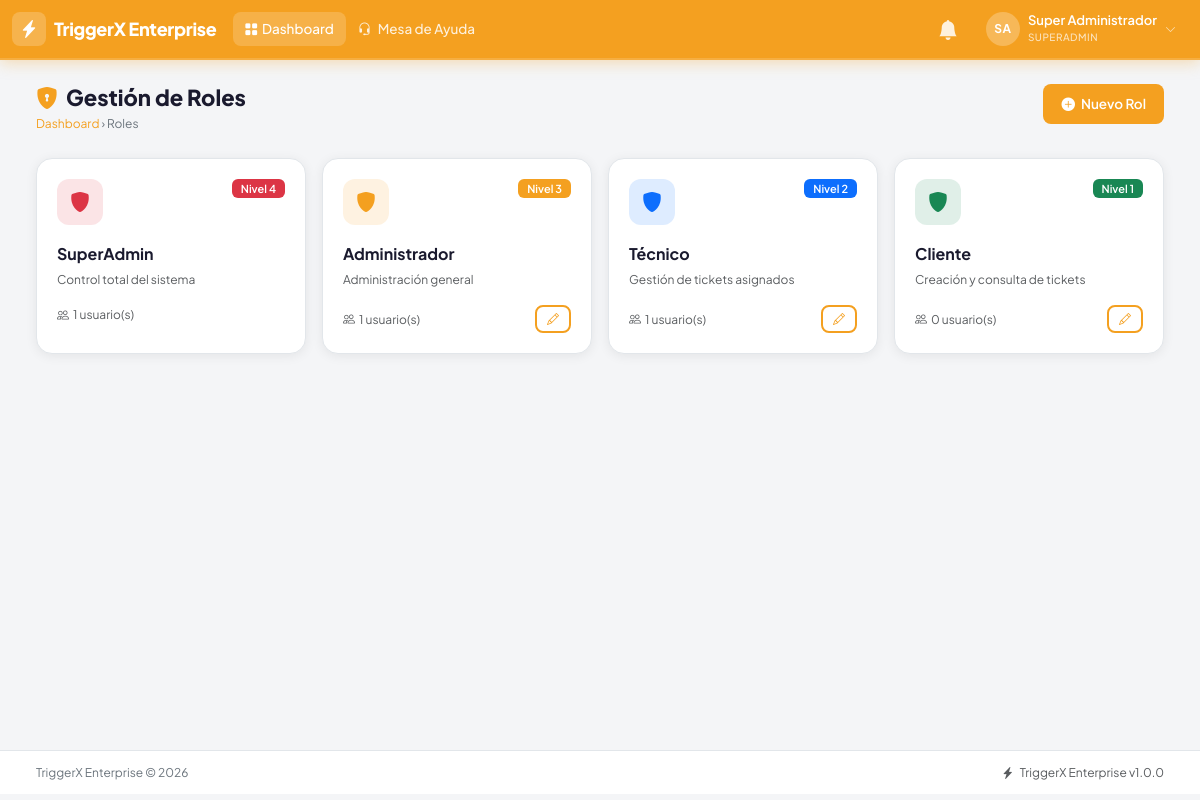
Page /admin/roles.php (signed in) on the committed database.
### tables this page shows
CREATE TABLE `modulos` (
  `id` INT UNSIGNED NOT NULL AUTO_INCREMENT,
  `nombre` VARCHAR(100) NOT NULL,
  `slug` VARCHAR(100) NOT NULL,
  `descripcion` TEXT DEFAULT NULL,
  `icono` VARCHAR(50) NOT NULL DEFAULT 'bi-grid',
  `url` VARCHAR(255) NOT NULL,
  `orden` TINYINT UNSIGNED NOT NULL DEFAULT 0,
  `activo` TINYINT(1) NOT NULL DEFAULT 1,
  `instalado` TINYINT(1) NOT NULL DEFAULT 1,
  `created_at` DATETIME NOT NULL DEFAULT CURRENT_TIMESTAMP,
  PRIMARY KEY (`id`),
  UNIQUE KEY `uk_slug` (`slug`)
);

CREATE TABLE `roles` (
  `id` INT UNSIGNED NOT NULL AUTO_INCREMENT,
  `nombre` VARCHAR(50) NOT NULL,
  `slug` VARCHAR(50) NOT NULL,
  `descripcion` TEXT DEFAULT NULL,
  `nivel` TINYINT UNSIGNED NOT NULL DEFAULT 1 COMMENT '1=Cliente,2=Tecnico,3=Admin,4=SuperAdmin',
  `activo` TINYINT(1) NOT NULL DEFAULT 1,
  `created_at` DATETIME NOT NULL DEFAULT CURRENT_TIMESTAMP,
  PRIMARY KEY (`id`),
  UNIQUE KEY `uk_slug` (`slug`)
);

### core/classes/Config.php (called while the page is built, shortened)
<?php
class Config
{
    private static array $cache = [];
    public static function load(): void
    {
        try {
            $db = Database::getInstance();
            $rows = $db->fetchAll("SELECT clave, valor FROM configuracion");
            foreach ($rows as $row) {
                self::$cache[$row['clave']] = $row['valor'];
            }
        } catch (Throwable $e) {
            error_log('Config load error: ' . $e->getMessage());
        }
    }
    public static function get(string $key, mixed $default = null): mixed
    {
        return self::$cache[$key] ?? $default;
    }
    public static function empresa(): string
    {
        return self::get('empresa_nombre', APP_NAME);
    }
    public static function logo(): string
    {
        $logo = self::get('empresa_logo', '');
        return $logo ? ASSETS_URL . '/img/' . $logo : '';
    }
}

### core/helpers/functions.php (called while the page is built, shortened)
<?php
function e(mixed $value): string
{
    return htmlspecialchars((string)($value ?? ''), ENT_QUOTES | ENT_HTML5, 'UTF-8');
}
function getModulosUsuario(int $userId, int $rolId): array
{
    try {
        $db = Database::getInstance();
        if ($rolId === 1) {
            return $db->fetchAll("SELECT * FROM modulos WHERE activo = 1 ORDER BY orden");
        }
        return $db->fetchAll(
            "SELECT DISTINCT m.* FROM modulos m
             JOIN permisos_modulos pm ON pm.modulo_id = m.id
             WHERE m.activo = 1 AND pm.puede_ver = 1
             AND (pm.usuario_id = ? OR pm.rol_id = ?)
             ORDER BY m.orden",
            [$userId, $rolId]
        );
    } catch (Throwable) {
        return [];
    }
}

### core/classes/Session.php (called while the page is built, shortened)
<?php
class Session
{
    public static function get(string $key, mixed $default = null): mixed
    {
        return $_SESSION[$key] ?? $default;
    }
    public static function getUser(): array|null
    {
        return self::get('user');
    }
    public static function userRole(): string
    {
        return self::get('user')['rol_slug'] ?? 'cliente';
    }
    public static function hasRole(string $roleSlug): bool
    {
        $roles = ['cliente' => 1, 'tecnico' => 2, 'admin' => 3, 'superadmin' => 4];
        $userLevel = $roles[self::userRole()] ?? 0;
        $requiredLevel = $roles[$roleSlug] ?? 99;
        return $userLevel >= $requiredLevel;
    }
}

### core/classes/Database.php (called while the page is built, shortened)
<?php
class Database
{
    private static ?Database $instance = null;
    private PDO $pdo;
    private function __construct()
    {
        $dsn = sprintf(
            'mysql:host=%s;port=%d;dbname=%s;charset=%s',
            DB_HOST, DB_PORT, DB_NAME, DB_CHARSET
        );
        $options = [
            PDO::ATTR_ERRMODE            => PDO::ERRMODE_EXCEPTION,
            PDO::ATTR_DEFAULT_FETCH_MODE => PDO::FETCH_ASSOC,
            PDO::ATTR_EMULATE_PREPARES   => false,
            PDO::ATTR_STRINGIFY_FETCHES  => false,
            PDO::MYSQL_ATTR_INIT_COMMAND => "SET NAMES utf8mb4 COLLATE utf8mb4_unicode_ci",
        ];
        try {
            $this->pdo = new PDO($dsn, DB_USER, DB_PASS, $options);
        } catch (PDOException $e) {
            if (DEBUG_MODE) {
                throw $e;
            }
            error_log('DB Connection Error: ' . $e->getMessage());
            http_response_code(503);
            die(json_encode(['error' => 'Error de conexión a la base de datos']));
        }
    }
    public static function getInstance(): self
    {
        if (self::$instance === null) {
            self::$instance = new self();
        }
        return self::$instance;
    }
    public function query(string $sql, array $params = []): PDOStatement
    {
        try {
            $stmt = $this->pdo->prepare($sql);
            $stmt->execute($params);
            return $stmt;
        } catch (PDOException $e) {
            if (DEBUG_MODE) {
                throw $e;
            }
            error_log('DB Query Error: ' . $e->getMessage() . ' | SQL: ' . $sql);
            throw new RuntimeException('Error en consulta de base de datos');
        }
    }
    public function fetchAll(string $sql, array $params = []): array
    {
        return $this->query($sql, $params)->fetchAll();
    }
}

### admin/roles.php (the view, shortened to what this page needs)
<?php
require_once __DIR__ . '/../core/config/config.php';
$db = Database::getInstance();
$roles = $db->fetchAll("SELECT r.*, COUNT(u.id) AS total_usuarios FROM roles r LEFT JOIN usuarios u ON u.rol_id=r.id GROUP BY r.id ORDER BY r.nivel DESC");
$activeModule = 'dashboard';
include CORE_PATH . '/layout/header.php';
?>
<div class="container-fluid">
    <div class="tx-page-header">
        <div>
            <h1 class="tx-page-title"><i class="bi bi-shield-lock-fill me-2" style="color:var(--tx-primary)"></i>Gestión de Roles</h1>
            <div class="tx-breadcrumb"><a href="<?= BASE_URL ?>/dashboard.php">Dashboard</a> › Roles</div>
        </div>
        <button class="btn-tx" onclick="nuevoRol()">
            <i class="bi bi-plus-circle-fill"></i> Nuevo Rol
        </button>
    </div>
    <div class="row g-3">
        <?php
        $colores = [4=>'#dc3545',3=>'#F4A020',2=>'#0d6efd',1=>'#198754'];
        foreach ($roles as $r):
            $col = $colores[$r['nivel']] ?? '#6c757d';
        ?>
        <div class="col-md-6 col-lg-3">
            <div class="tx-card h-100">
                <div class="tx-card-body">
                    <div class="d-flex justify-content-between align-items-start mb-3">
                        <div style="width:46px;height:46px;border-radius:12px;background:<?= $col ?>22;
                                    display:grid;place-items:center;font-size:20px;color:<?= $col ?>">
                            <i class="bi bi-shield-fill"></i>
                        </div>
                        <span class="badge" style="background:<?= $col ?>;font-size:11px">Nivel <?= $r['nivel'] ?></span>
                    </div>
                    <div class="fw-700 fs-6 mb-1"><?= e($r['nombre']) ?></div>
                    <div class="text-muted mb-3" style="font-size:12px"><?= e($r['descripcion'] ?? '') ?></div>
                    <div class="d-flex justify-content-between align-items-center">
                        <span class="text-muted" style="font-size:12px">
                            <i class="bi bi-people me-1"></i><?= $r['total_usuarios'] ?> usuario(s)
                        </span>
                        <?php if ($r['id'] != 1): ?>
                        <button class="btn btn-sm btn-tx-outline" style="padding:3px 10px;font-size:12px"
                                onclick="editarRol(<?= htmlspecialchars(json_encode($r), ENT_QUOTES) ?>)">
                            <i class="bi bi-pencil"></i>
                        </button>
                        <?php endif; ?>
                    </div>
                </div>
            </div>
        </div>
        <?php endforeach; ?>
    </div>
</div>
<?php
include CORE_PATH . '/layout/footer.php';
?>

### core/layout/header.php (shortened to what this page needs)
<?php
$_user = Session::getUser();
$_modulosNav = $_user ? getModulosUsuario($_user['id'], $_user['rol_id']) : [];
$_empresa = Config::empresa();
$_logo = Config::logo();
$activeModule = $activeModule ?? '';
?>
<!DOCTYPE html>
<html lang="es">
<head>
    <link href="https://cdn.jsdelivr.net/npm/bootstrap@5.3.3/dist/css/bootstrap.min.css" rel="stylesheet">
    <link href="https://cdn.jsdelivr.net/npm/bootstrap-icons@1.11.3/font/bootstrap-icons.min.css" rel="stylesheet">
    <link href="https://cdn.datatables.net/1.13.8/css/dataTables.bootstrap5.min.css" rel="stylesheet">
    <link href="https://cdn.jsdelivr.net/npm/sweetalert2@11/dist/sweetalert2.min.css" rel="stylesheet">
    <link href="<?= ASSETS_URL ?>/css/triggerx.css" rel="stylesheet">
</head>
<body class="tx-body">
<nav class="navbar navbar-expand-lg tx-navbar fixed-top" id="txNavbar">
    <div class="container-fluid">
        <a class="navbar-brand d-flex align-items-center gap-2" href="<?= BASE_URL ?>/dashboard.php">
            <?php if ($_logo): ?>
                <img src="<?= e($_logo) ?>" alt="<?= e($_empresa) ?>" height="36">
            <?php else: ?>
                <div class="tx-logo-icon">
                    <i class="bi bi-lightning-charge-fill"></i>
                </div>
                <span class="tx-brand-text"><?= e($_empresa) ?></span>
            <?php endif; ?>
        </a>
        <div class="collapse navbar-collapse" id="navMain">
            <ul class="navbar-nav me-auto mb-2 mb-lg-0">
                <li class="nav-item">
                    <a class="nav-link <?= $activeModule === 'dashboard' ? 'active' : '' ?>" href="<?= BASE_URL ?>/dashboard.php">
                        <i class="bi bi-grid-fill me-1"></i>Dashboard
                    </a>
                </li>
                <?php foreach ($_modulosNav as $mod): ?>
                <li class="nav-item">
                    <a class="nav-link <?= $activeModule === $mod['slug'] ? 'active' : '' ?>"
                       href="<?= BASE_URL . $mod['url'] ?>">
                        <i class="bi <?= e($mod['icono']) ?> me-1"></i>
                        <?= e($mod['nombre']) ?>
                    </a>
                </li>
                <?php endforeach; ?>
            </ul>
            <ul class="navbar-nav align-items-center gap-1">
                <?php if ($_user): ?>
                <li class="nav-item dropdown">
                    <a class="nav-link tx-notif-bell position-relative" href="#"
                       data-bs-toggle="dropdown" id="btnNotificaciones">
                        <i class="bi bi-bell-fill fs-5"></i>
                    </a>
                </li>
                <li class="nav-item dropdown">
                    <a class="nav-link d-flex align-items-center gap-2 tx-user-nav" href="#"
                       data-bs-toggle="dropdown">
                        <div class="tx-avatar">
                            <?= mb_substr($_user['nombre'], 0, 1) . mb_substr($_user['apellido'], 0, 1) ?>
                        </div>
                        <div class="d-none d-lg-block tx-user-info">
                            <div class="tx-user-name"><?= e($_user['nombre'] . ' ' . $_user['apellido']) ?></div>
                            <div class="tx-user-role"><?= e($_user['rol_nombre']) ?></div>
                        </div>
                        <i class="bi bi-chevron-down tx-chevron"></i>
                    </a>
                </li>
                <?php endif; ?>
            </ul>
        </div>
    </div>
</nav>
<div class="tx-main-content">

### assets/css/triggerx.css (style rules this page uses)
:root { --tx-primary: #F4A020; --tx-primary-dark: #d4861a; --tx-primary-light: #fff4e0; --tx-secondary: #1a1a2e; --tx-bg: #f4f5f7; --tx-surface: #ffffff; --tx-border: #e2e6ea; --tx-text: #1a1a2e; --tx-muted: #6c757d; --tx-navbar-height: 60px; --tx-shadow: 0 2px 12px rgba(0,0,0,.07); --tx-shadow-lg: 0 8px 30px rgba(0,0,0,.12); --tx-radius: 10px; --tx-radius-lg: 16px; --tx-transition: all .2s ease; }
*, *::before, *::after { box-sizing: border-box; }
body.tx-body { font-family: 'Plus Jakarta Sans', system-ui, sans-serif; background: var(--tx-bg); color: var(--tx-text); font-size: 14px; line-height: 1.6; padding-top: var(--tx-navbar-height); }
.fw-700 { font-weight: 700; }
.tx-navbar { background: var(--tx-primary) !important; height: var(--tx-navbar-height); box-shadow: 0 2px 15px rgba(244,160,32,.35); border-bottom: 2px solid rgba(255,255,255,.15); z-index: 1040; }
.tx-logo-icon { width: 34px; height: 34px; background: rgba(255,255,255,.2); border-radius: 8px; display: grid; place-items: center; font-size: 18px; color: #fff; }
.tx-brand-text { font-weight: 800; font-size: 18px; color: #fff; letter-spacing: -.3px; }
.tx-navbar .nav-link { color: rgba(255,255,255,.85) !important; font-weight: 500; padding: 6px 12px !important; border-radius: 8px; transition: var(--tx-transition); font-size: 13.5px; }
.tx-navbar .nav-link:hover, .tx-navbar .nav-link.active { color: #fff !important; background: rgba(255,255,255,.18) !important; }
.tx-notif-bell { position: relative; color: rgba(255,255,255,.85) !important; padding: 8px !important; }
.tx-user-nav { color: rgba(255,255,255,.9) !important; }
.tx-avatar { width: 34px; height: 34px; border-radius: 50%; background: rgba(255,255,255,.25); color: #fff; font-weight: 700; font-size: 12px; display: grid; place-items: center; letter-spacing: .5px; flex-shrink: 0; }
.tx-user-name { font-size: 13px; font-weight: 600; color: #fff; line-height: 1.2; }
.tx-user-role { font-size: 10px; color: rgba(255,255,255,.7); text-transform: uppercase; letter-spacing: .5px; }
.tx-chevron { font-size: 11px; color: rgba(255,255,255,.7); }
.tx-main-content { min-height: calc(100vh - var(--tx-navbar-height) - 50px); padding: 24px; }
.tx-card { background: var(--tx-surface); border-radius: var(--tx-radius-lg); box-shadow: var(--tx-shadow); border: 1px solid var(--tx-border); overflow: hidden; }
.tx-card-body { padding: 20px; }
.btn-tx { background: var(--tx-primary); color: #fff; border: none; border-radius: 8px; padding: 9px 18px; font-weight: 600; font-size: 13.5px; transition: var(--tx-transition); display: inline-flex; align-items: center; gap: 6px; }
.btn-tx-outline { background: transparent; color: var(--tx-primary); border: 2px solid var(--tx-primary); border-radius: 8px; padding: 7px 16px; font-weight: 600; font-size: 13.5px; transition: var(--tx-transition); display: inline-flex; align-items: center; gap: 6px; }
.tx-page-header { margin-bottom: 24px; display: flex; align-items: flex-start; justify-content: space-between; gap: 16px; flex-wrap: wrap; }
.tx-page-title { font-size: 22px; font-weight: 800; color: var(--tx-text); margin: 0; line-height: 1.2; }
.tx-breadcrumb { font-size: 12px; color: var(--tx-muted); margin-top: 4px; }
.tx-breadcrumb a { color: var(--tx-primary); text-decoration: none; }
.badge { font-size: 11px; font-weight: 600; padding: 4px 9px; border-radius: 6px; }

### rows in the picture
modulos: nombre "Mesa de Ayuda"
roles: nombre "SUPERADMIN", nivel "4", nombre "SuperAdmin", descripcion "Control total del sistema", total_usuarios "1"
roles: nivel "3", nombre "Administrador", descripcion "Administración general", total_usuarios "1"
roles: nivel "2", nombre "Técnico", descripcion "Gestión de tickets asignados", total_usuarios "1"
roles: nivel "1", nombre "Cliente", descripcion "Creación y consulta de tickets", total_usuarios "0"

### other values in the picture
$_empresa "TriggerX Enterprise"
mb_substr($_user['nombre'], 0, 1) "S"
mb_substr($_user['apellido'], 0, 1) "A"
$_user['nombre'] . ' ' . $_user['apellido'] "Super Administrador"
Config::empresa() "TriggerX Enterprise"
APP_VERSION "1.0.0"
